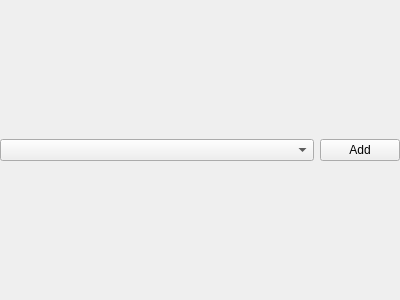
<?xml version="1.0" encoding="UTF-8"?>
<ui version="4.0">
 <class>MaterialWidget</class>
 <widget class="QWidget" name="MaterialWidget">
  <property name="geometry">
   <rect>
    <x>0</x>
    <y>0</y>
    <width>400</width>
    <height>300</height>
   </rect>
  </property>
  <property name="windowTitle">
   <string>MaterialWidget</string>
  </property>
  <layout class="QHBoxLayout" name="horizontalLayout">
   <property name="leftMargin">
    <number>0</number>
   </property>
   <property name="topMargin">
    <number>0</number>
   </property>
   <property name="rightMargin">
    <number>0</number>
   </property>
   <property name="bottomMargin">
    <number>0</number>
   </property>
   <item>
    <widget class="QComboBox" name="materialChoice">
     <property name="sizePolicy">
      <sizepolicy hsizetype="MinimumExpanding" vsizetype="Fixed">
       <horstretch>0</horstretch>
       <verstretch>0</verstretch>
      </sizepolicy>
     </property>
    </widget>
   </item>
   <item>
    <widget class="QPushButton" name="addMaterial">
     <property name="text">
      <string>Add</string>
     </property>
    </widget>
   </item>
  </layout>
 </widget>
 <layoutdefault spacing="6" margin="11"/>
 <resources/>
 <connections/>
</ui>
